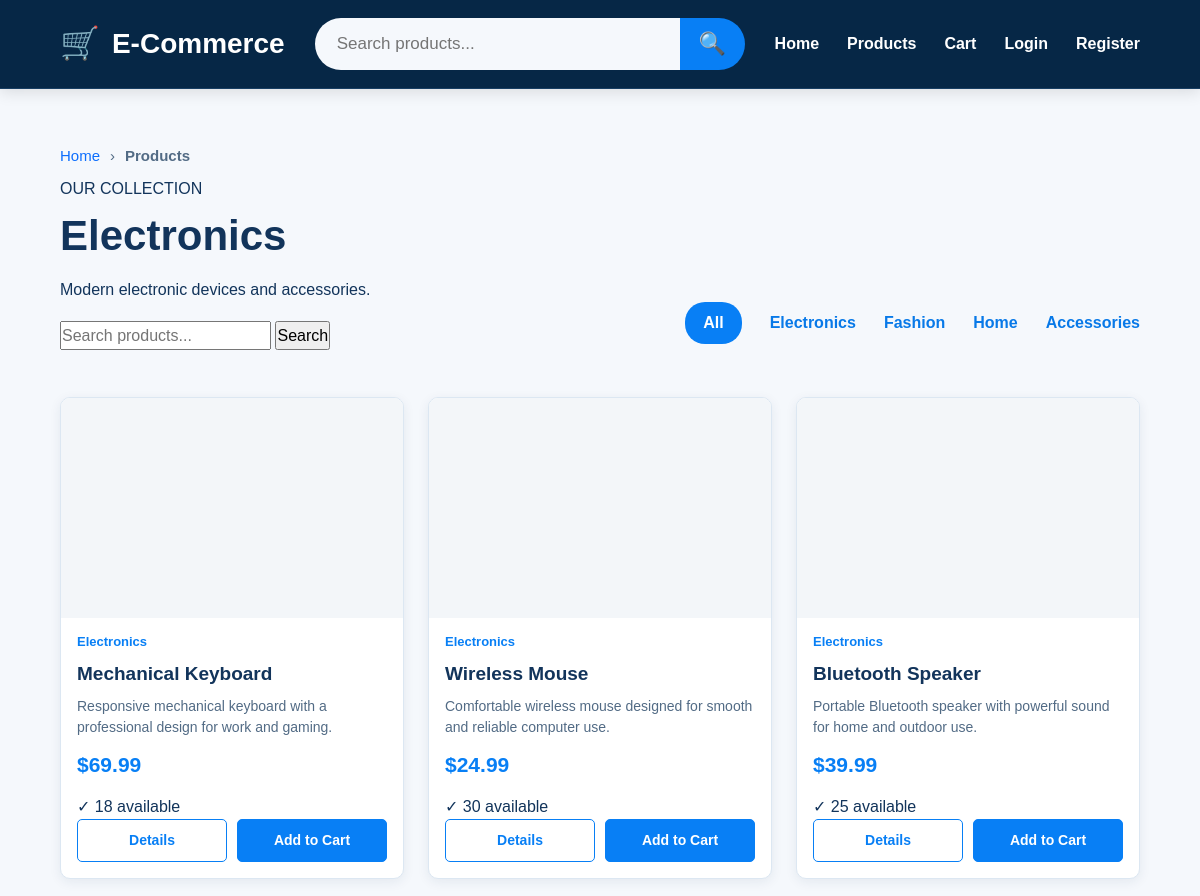
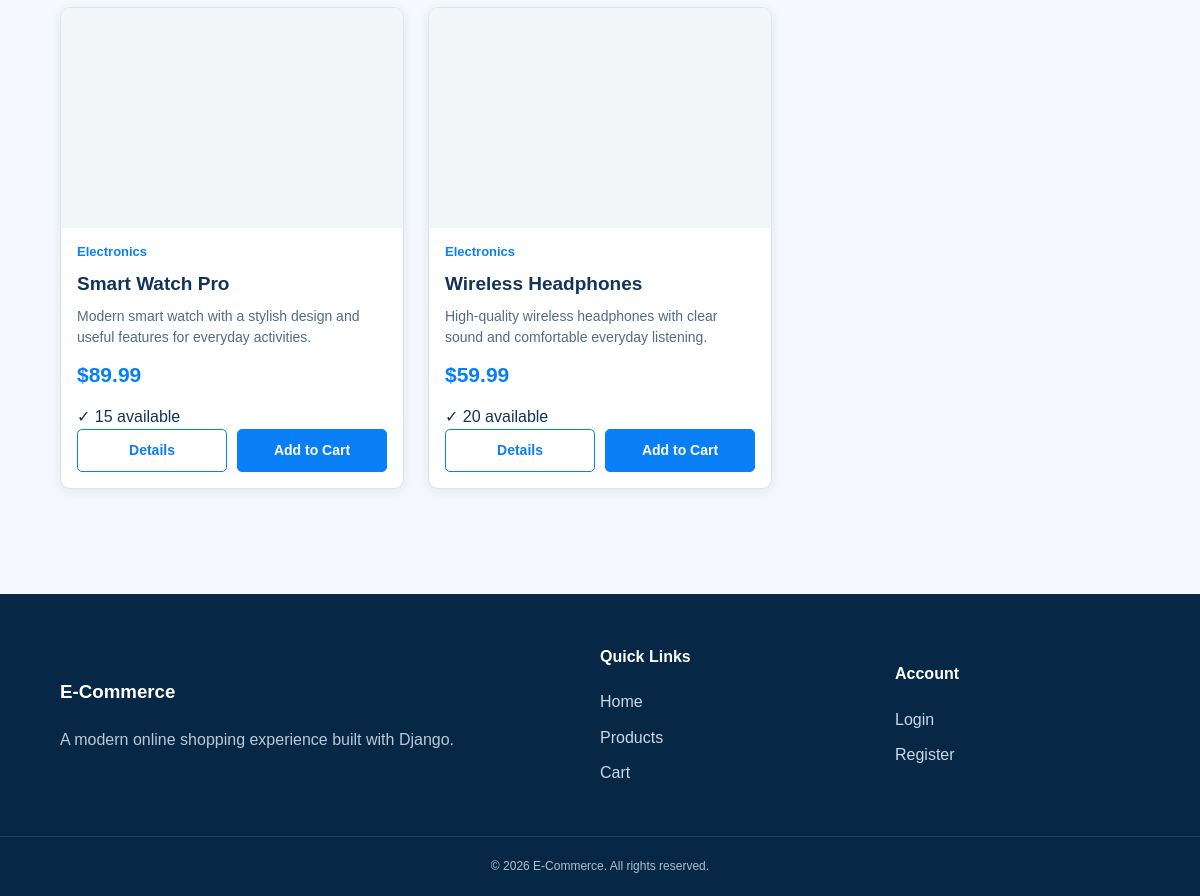
Page /category/1/ on the committed database (2 pictures, top to bottom).
### store/models.py (models this page shows, shortened)
class Category(models.Model):
    name = models.CharField(
        max_length=100
    )
    description = models.TextField(
        blank=True
    )

class Product(models.Model):
    name = models.CharField(
        max_length=200
    )
    description = models.TextField()
    price = models.DecimalField(
        max_digits=10,
        decimal_places=2
    )
    stock = models.PositiveIntegerField(
        default=0
    )
    image = CloudinaryField(
        "image",
        blank=True,
        null=True
    )
    category = models.ForeignKey(
        Category,
        on_delete=models.SET_NULL,
        null=True,
        blank=True,
        related_name="products"
    )
    created_at = models.DateTimeField(
        auto_now_add=True
    )

### store/views.py (the view)
def category_products(request, pk):
    category = get_object_or_404(Category, pk=pk)
    products = Product.objects.filter(
        category=category
    ).order_by("-created_at")
    categories = Category.objects.all()
    _, _, cart_count = get_cart_items(request)
    return render(
        request,
        "products.html",
        {
            "products": products,
            "categories": categories,
            "category": category,
            "cart_count": cart_count,
        },
    )

### store/views.py (called while the page is built, shortened)
def get_cart(request):
    return request.session.get("cart", {})

def get_cart_items(request):
    cart = get_cart(request)
    items = []
    total = Decimal("0.00")
    cart_count = 0
    return items, total, cart_count

### store/templates/products.html (shortened to what this page needs)
{% extends "base.html" %}
{% block content %}
<div class="products-page">
    <div class="breadcrumb">
        <a href="{% url 'home' %}">Home</a>
        <span>›</span>
        <strong>Products</strong>
    </div>
    <div class="products-header">
        <div>
            <span class="products-label">OUR COLLECTION</span>
            {% if category %}
                <h1>{{ category.name }}</h1>
                <p>{{ category.description }}</p>
            {% else %}
                <h1>All Products</h1>
                <p>Discover our latest products and best deals.</p>
            {% endif %}
        </div>
    </div>
    <div class="products-toolbar">
        <form
            method="GET"
            action="{% url 'product_list' %}"
            class="product-search"
        >
            <input
                type="text"
                name="q"
                value="{{ query }}"
                placeholder="Search products..."
            >
            <button type="submit">
                Search
            </button>
        </form>
        <div class="category-links">
            <a
                href="{% url 'product_list' %}"
                class="{% if not selected_category %}active{% endif %}"
            >
                All
            </a>
            {% for cat in categories %}
                <a
                    href="{% url 'category_products' cat.id %}"
                    class="{% if selected_category == cat.id|stringformat:'s' %}active{% endif %}"
                >
                    {{ cat.name }}
                </a>
            {% endfor %}
        </div>
    </div>
    {% if products %}
        <div class="product-grid">
            {% for product in products %}
                <article class="product-card">
                    <a
                        href="{% url 'product_detail' product.id %}"
                        class="product-image"
                    >
                    </a>
                    <div class="product-info">
                        {% if product.category %}
                            <span class="product-category">
                                {{ product.category.name }}
                            </span>
                        {% else %}
                            <span class="product-category">
                                Product
                            </span>
                        {% endif %}
                        <h3>
                            <a
                                href="{% url 'product_detail' product.id %}"
                            >
                                {{ product.name }}
                            </a>
                        </h3>
                        <p>
                            {{ product.description|truncatewords:15 }}
                        </p>
                        <div class="product-price">
                            ${{ product.price }}
                        </div>
                        {% if product.stock > 0 %}
                            <div class="product-stock">
                                ✓ {{ product.stock }} available
                            </div>
                        {% else %}
                            <div class="product-stock out-of-stock">
                                Out of stock
                            </div>
                        {% endif %}
                        <div class="product-actions">
                            <a
                                href="{% url 'product_detail' product.id %}"
                                class="btn btn-outline"
                            >
                                Details
                            </a>
                            {% if product.stock > 0 %}
                                <a
                                    href="{% url 'add_to_cart' product.id %}"
                                    class="btn btn-primary"
                                >
                                    Add to Cart
                                </a>
                            {% endif %}
                        </div>
                    </div>
                </article>
            {% endfor %}
        </div>
    {% endif %}
</div>
{% endblock %}

### rows in the picture
Category: name "Electronics", description "Modern electronic devices and accessories."
Category: name "Fashion"
Category: name "Home"
Category: name "Accessories"
Product: category.name "Electronics", name "Mechanical Keyboard", description "Responsive mechanical keyboard with a professional design for work and gaming.", price "69.99", stock "18", shows "Add to Cart"
Product: category.name "Electronics", name "Wireless Mouse", description "Comfortable wireless mouse designed for smooth and reliable computer use.", price "24.99", stock "30", shows "Add to Cart"
Product: category.name "Electronics", name "Bluetooth Speaker", description "Portable Bluetooth speaker with powerful sound for home and outdoor use.", price "39.99", stock "25", shows "Add to Cart"
Product: category.name "Electronics", name "Smart Watch Pro", description "Modern smart watch with a stylish design and useful features for everyday activities.", price "89.99", stock "15", shows "Add to Cart"
Product: category.name "Electronics", name "Wireless Headphones", description "High-quality wireless headphones with clear sound and comfortable everyday listening.", price "59.99", stock "20", shows "Add to Cart"
